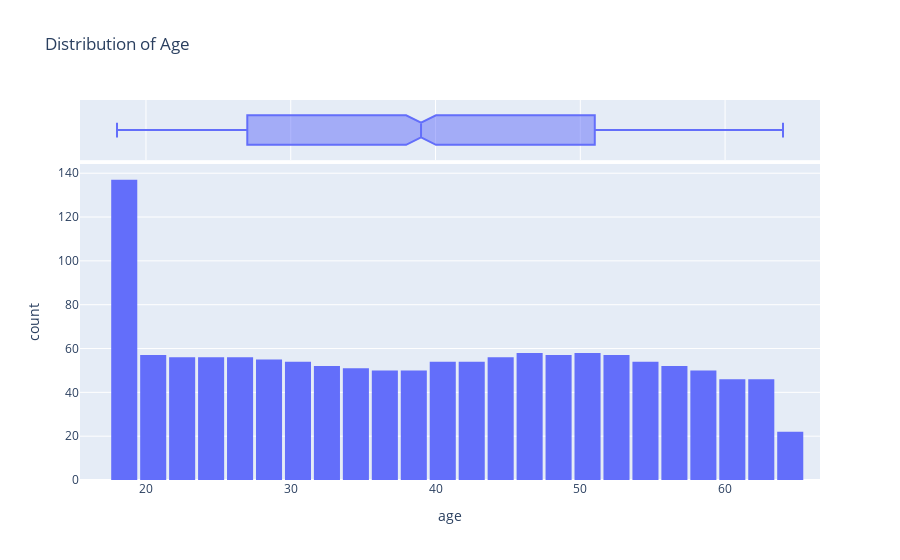

Notebook source saved alongside this figure:
### Code cell
fig = px.histogram(medical_df, x = 'age', marginal = 'box', title = 'Distribution of Age')
fig.update_layout(bargap=0.1)
fig.show()

### Figure 1 — Plotly figure (JSON) as saved in the notebook; plotly's stock layout.template omitted (floating-point values rounded to 4 significant figures; data arrays with more than 128 entries replaced by an {"elided": "..."} marker saying what was removed)
{"data": [{"alignmentgroup": "True", "bingroup": "x", "hovertemplate": "age=%{x}<br>count=%{y}<extra></extra>", "legendgroup": "", "marker": {"color": "#636efa", "pattern": {"shape": ""}}, "name": "", "offsetgroup": "", "orientation": "v", "showlegend": false, "type": "histogram", "x": {"elided": "1338 int values"}, "xaxis": "x", "yaxis": "y"}, {"alignmentgroup": "True", "hovertemplate": "age=%{x}<extra></extra>", "legendgroup": "", "marker": {"color": "#636efa"}, "name": "", "notched": true, "offsetgroup": "", "showlegend": false, "type": "box", "x": {"elided": "1338 int values"}, "xaxis": "x2", "yaxis": "y2"}], "layout": {"autosize": true, "bargap": 0.1, "barmode": "relative", "legend": {"tracegroupgap": 0}, "title": {"text": "Distribution of Age"}, "xaxis": {"anchor": "y", "autorange": true, "domain": [0, 1], "range": [15.44, 66.56], "title": {"text": "age"}, "type": "linear"}, "xaxis2": {"anchor": "y2", "autorange": true, "domain": [0, 1], "matches": "x", "range": [15.44, 66.56], "showgrid": true, "showticklabels": false, "type": "linear"}, "yaxis": {"anchor": "x", "autorange": true, "domain": [0, 0.8316], "range": [0, 144.2], "title": {"text": "count"}}, "yaxis2": {"anchor": "x2", "autorange": true, "domain": [0.8416, 1], "matches": "y2", "range": [-0.5, 0.5], "showgrid": false, "showline": false, "showticklabels": false, "ticks": "", "type": "category"}}}
